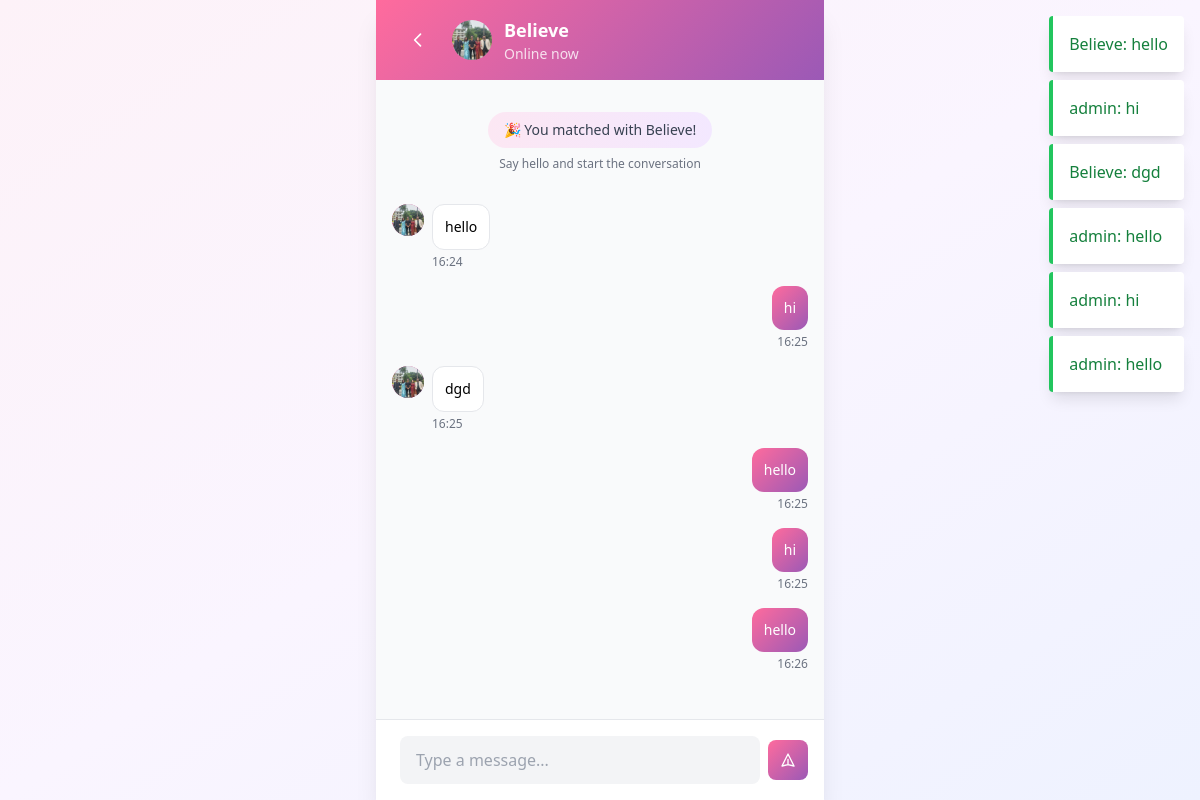
Screenshot of /chat/7/ (signed in) with the database file from the repository.
### core/models.py (models this page shows, shortened)
class Message(models.Model):
    match = models.ForeignKey(Match, on_delete=models.CASCADE, related_name='messages')
    sender = models.ForeignKey(User, on_delete=models.CASCADE)
    content = models.TextField()
    created_at = models.DateTimeField(auto_now_add=True)
    class Meta:
        ordering = ['created_at']
    def __str__(self):
        return f"{self.sender.username}: {self.content[:50]}"

class Profile(models.Model):
    GENDER_CHOICES = [
        ('male', 'Male'),
        ('female', 'Female'),
        ('nonbinary', 'Non-binary'),
    ]
    DRINKING_CHOICES = [
        ('never', 'Never'),
        ('rarely', 'Rarely'),
        ('socially', 'Socially'),
        ('regularly', 'Regularly'),
    ]
    SMOKING_CHOICES = [
        ('never', 'Never'),
        ('rarely', 'Rarely'),
        ('socially', 'Socially'),
        ('regularly', 'Regularly'),
    ]
    PERSONALITY_CHOICES = [
        ('introvert', 'Introvert'),
        ('extrovert', 'Extrovert'),
        ('ambivert', 'Ambivert'),
    ]
    ZODIAC_CHOICES = [
        ('aries', 'Aries'),
        ('taurus', 'Taurus'),
        ('gemini', 'Gemini'),
        ('cancer', 'Cancer'),
        ('leo', 'Leo'),
        ('virgo', 'Virgo'),
        ('libra', 'Libra'),
        ('scorpio', 'Scorpio'),
        ('sagittarius', 'Sagittarius'),
        ('capricorn', 'Capricorn'),
        ('aquarius', 'Aquarius'),
        ('pisces', 'Pisces'),
    ]
    user = models.OneToOneField(User, on_delete=models.CASCADE)
    name = models.CharField(max_length=100)
    age = models.IntegerField(validators=[MinValueValidator(18), MaxValueValidator(100)])
    gender = models.CharField(max_length=20, choices=GENDER_CHOICES)
    bio = models.TextField(blank=True)
    photo1 = models.ImageField(upload_to='profile_photos/', blank=True)
    photo2 = models.ImageField(upload_to='profile_photos/', blank=True)
    photo3 = models.ImageField(upload_to='profile_photos/', blank=True)
    hobbies = models.TextField(blank=True, help_text="Comma-separated hobbies")
    personality = models.CharField(max_length=20, choices=PERSONALITY_CHOICES, blank=True)
    zodiac = models.CharField(max_length=20, choices=ZODIAC_CHOICES, blank=True)
    drinking = models.CharField(max_length=20, choices=DRINKING_CHOICES, blank=True)
    smoking = models.CharField(max_length=20, choices=SMOKING_CHOICES, blank=True)
    preferences = models.TextField(blank=True, help_text="Comma-separated gender preferences")
    college = models.CharField(max_length=200, blank=True, default='')
    department = models.CharField(max_length=200, blank=True, default='')
    created_at = models.DateTimeField(auto_now_add=True)
    updated_at = models.DateTimeField(auto_now=True)
    def get_photos(self):
        photos = []
        for photo in [self.photo1, self.photo2, self.photo3]:
            if photo:
                photos.append(photo.url)
        return photos

### core/views.py (the view)
# urls.py: path('chat/<int:match_id>/', views.chat, name='chat'),
@login_required
def chat(request, match_id):
    match = get_object_or_404(Match, id=match_id)
    if request.user not in [match.user1, match.user2]:
        messages.error(request, 'You do not have access to this chat')
        return redirect('home')
    other_user = match.get_other_user(request.user)
    chat_messages = Message.objects.filter(match=match).order_by('created_at')
    context = {
        'match': match,
        'other_user': other_user,
        'other_profile': other_user.profile,
        'messages': chat_messages,
    }
    return render(request, 'core/chat.html', context)

### core/models.py (called while the page is built)
    def get_other_user(self, user):
        return self.user2 if self.user1 == user else self.user1

### templates/core/chat.html (shortened to what this page needs)
{% extends 'base.html' %}
{% block content %}
<div class="min-h-screen">
    <div class="max-w-md mx-auto bg-white min-h-screen shadow-xl flex flex-col">
        <header class="gradient-romantic px-6 py-4 flex items-center space-x-4">
            <a href="{% url 'home' %}" class="text-white hover:bg-white/20 p-2 rounded-lg transition-colors">
                <svg class="h-5 w-5" fill="none" stroke="currentColor" viewBox="0 0 24 24">
                    <path stroke-linecap="round" stroke-linejoin="round" stroke-width="2" d="M15 19l-7-7 7-7"/>
                </svg>
            </a>
            <div class="flex items-center space-x-3 flex-1">
                <div class="w-10 h-10 rounded-full overflow-hidden bg-white/20 flex items-center justify-center">
                    {% if other_profile.get_photos %}
                        <img src="{{ other_profile.get_photos.0 }}" alt="{{ other_profile.name }}" class="w-full h-full object-cover">
                    {% else %}
                        <span class="text-white font-semibold">{{ other_profile.name|first|upper }}</span>
                    {% endif %}
                </div>
                <div>
                    <h1 class="text-lg font-semibold text-white">{{ other_profile.name }}</h1>
                    <p class="text-white/80 text-sm">Online now</p>
                </div>
            </div>
        </header>
        <div class="flex-1 overflow-y-auto p-4 space-y-4 bg-gray-50" id="messages-container">
            <div class="text-center py-4">
                <div class="inline-flex items-center px-4 py-2 bg-gradient-to-r from-pink-100 to-purple-100 rounded-full">
                    <span class="text-sm font-medium text-gray-700">
                        🎉 You matched with {{ other_profile.name }}!
                    </span>
                </div>
                <p class="text-xs text-gray-500 mt-2">Say hello and start the conversation</p>
            </div>
            {% for message in messages %}
            <div class="flex {% if message.sender == user %}justify-end{% else %}justify-start{% endif %}">
                <div class="flex items-start space-x-2 max-w-xs">
                    {% if message.sender != user %}
                    <div class="w-8 h-8 rounded-full overflow-hidden bg-gradient-to-br from-romantic-pink to-romantic-purple flex items-center justify-center text-white text-sm font-semibold flex-shrink-0">
                        {% if other_profile.get_photos %}
                            <img src="{{ other_profile.get_photos.0 }}" alt="{{ other_profile.name }}" class="w-full h-full object-cover">
                        {% else %}
                            {{ other_profile.name|first|upper }}
                        {% endif %}
                    </div>
                    {% endif %}
                    <div>
                        <div class="p-3 rounded-xl {% if message.sender == user %}gradient-romantic text-white{% else %}bg-white border border-gray-200{% endif %}">
                            <p class="text-sm">{{ message.content }}</p>
                        </div>
                        <p class="text-xs text-gray-500 mt-1 {% if message.sender == user %}text-right{% else %}text-left{% endif %}">
                            {{ message.created_at|date:"H:i" }}
                        </p>
                    </div>
                </div>
            </div>
            {% endfor %}
        </div>
        <div class="bg-white border-t border-gray-200 p-4">
            <form id="message-form" class="flex items-center space-x-2">
                <input
                    type="text"
                    id="message-input"
                    placeholder="Type a message..."
                    class="flex-1 bg-gray-100 border-0 rounded-lg px-4 py-3 focus:ring-2 focus:ring-romantic-pink focus:outline-none"
                    required
                />
                <button
                    type="submit"
                    class="gradient-romantic p-3 rounded-lg text-white hover:opacity-90 transition-opacity"
                >
                    <svg class="h-4 w-4" fill="none" stroke="currentColor" viewBox="0 0 24 24">
                        <path stroke-linecap="round" stroke-linejoin="round" stroke-width="2" d="M12 19l9 2-9-18-9 18 9-2zm0 0v-8"/>
                    </svg>
                </button>
            </form>
        </div>
    </div>
</div>
{% endblock %}

### templates/base.html (shortened to what this page needs)
<!DOCTYPE html>
<html lang="en">
<head>
    <script src="https://cdn.tailwindcss.com"></script>
    {% load static %}
</head>
<body class="bg-gradient-to-br from-pink-50 via-purple-50 to-indigo-50 min-h-screen">
    <div class="content-wrapper" id="content-wrapper">
    {% if messages %}
            <div class="fixed top-4 right-4 z-50 space-y-2">
                {% for message in messages %}
                    <div class="alert-message bg-white border-l-4 {% if message.tags == 'error' %}border-red-500 text-red-700{% else %}border-green-500 text-green-700{% endif %} p-4 rounded shadow-lg max-w-sm">
                        {{ message }}
                    </div>
                {% endfor %}
            </div>
        {% endif %}
        {% block content %}
        {% endblock %}
    </div>
</body>
</html>

### templates/base.html (style rules this page uses)
.gradient-romantic { background: linear-gradient(135deg, #FF6B9D 0%, #9B59B6 100%); }
.content-wrapper { opacity: 0; animation: fadeInContent 0.5s ease-in-out 4s forwards; }

### rows the page displays
Message: sender+content "Believe: hello", get_photos.0 (picture), content "hello", created_at "16:24"
Message: sender+content "admin: hi", content "hi", created_at "16:25"
Message: sender+content "Believe: dgd", get_photos.0 (picture), content "dgd", created_at "16:25"
Message: sender+content "admin: hello", content "hello", created_at "16:25"
Message: sender+content "admin: hi", content "hi", created_at "16:25"
Message: sender+content "admin: hello", content "hello", created_at "16:26"
Profile: get_photos.0 (picture), name "Believe"
